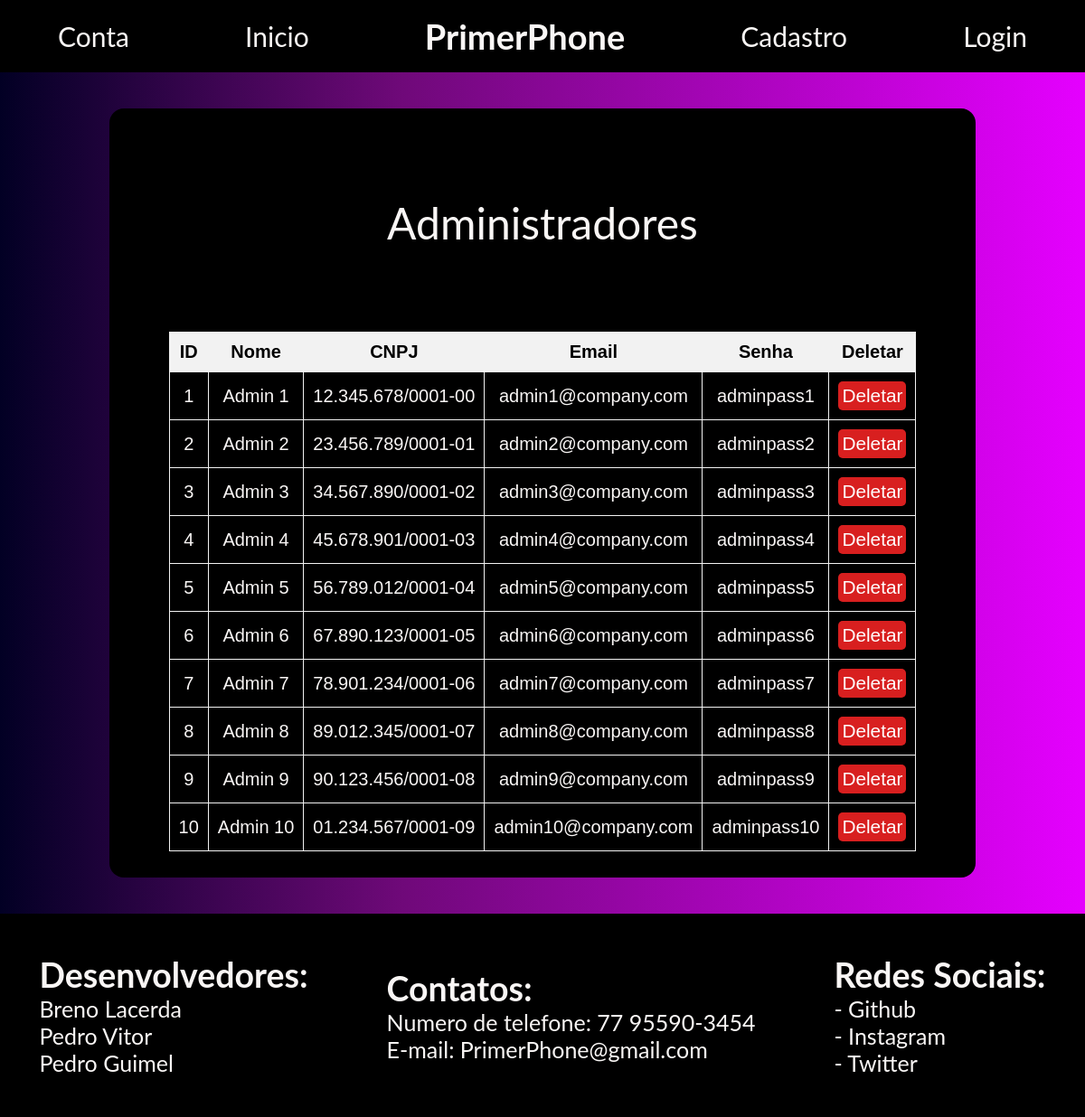
The page /primer/dados/administradores.php on the database its author committed.
### tables this page shows
CREATE TABLE adm (
    id INT PRIMARY KEY AUTO_INCREMENT,
    nome VARCHAR(100) NOT NULL,
    cnpj VARCHAR(18) UNIQUE,
    email VARCHAR(100) UNIQUE NOT NULL,
    senha VARCHAR(255) NOT NULL
);

### primer/dados/administradores.php (the view, shortened to what this page needs)
<?php
require_once '../cruds/conexao.php';
function formatarCNPJ($cnpj) {
    $cnpj = preg_replace('/\D/', '', $cnpj);
    if (strlen($cnpj) == 14) {
        return preg_replace('/^(\d{2})(\d{3})(\d{3})(\d{4})(\d{2})$/', '$1.$2.$3/$4-$5', $cnpj);
    }
    return $cnpj;
}
$sql = "
    SELECT *
    FROM adm
    ORDER BY id ASC
";
$stmt = $pdo->prepare($sql);
$stmt->execute();
$admins = $stmt->fetchAll(PDO::FETCH_ASSOC);
?>
<!DOCTYPE html>
<html lang="pt-br">
<head>
    <link rel="stylesheet" href="../css/index.css">
    <link rel="stylesheet" href="../css/dados.css">
</head>
<body>
    <div class="subnav">
        <a href="../sessao/sessao.php">Conta</a>
        <a href="../sessao/user.php">Inicio</a>
        <div class="log">
            <h1><b><a href="../index.html">PrimerPhone</a></b></h1>
        </div>
        <a href="../php/cadastrouser.php">Cadastro</a>
        <a href="../php/loginuser.php">Login</a>
    </div>
    <main>
        <div class="Inform">
            <h1>Administradores</h1>
            <table id="customers">
                <tr>
                    <th>ID</th>
                    <th>Nome</th>
                    <th>CNPJ</th>
                    <th>Email</th>
                    <th>Senha</th>
                    <th>Deletar</th>
                </tr>
                <?php foreach ($admins as $admin) { ?>
                    <tr>
                        <td><?php echo $admin['id']; ?></td>
                        <td><?php echo $admin['nome']; ?></td>
                        <td><?php echo formatarCNPJ($admin['cnpj']); ?></td>
                        <td><?php echo $admin['email']; ?></td>
                        <td><?php echo $admin['senha']; ?></td>
                        <td>
                            <form method="post" action="delete_alter/deleteAdm.php">
                                <button type="submit" class="deletar" onclick="return confirm('Tem certeza que deseja deletar?');">Deletar</button>
                            </form>
                        </td>
                    </tr>
                <?php } ?>
            </table>
        </div>
    </main>
    <footer>
        <div class="names">
            <h2>Desenvolvedores:</h2>
            <p>Breno Lacerda</p>
            <p>Pedro Vitor</p>
            <p>Pedro Guimel</p>
        </div>
        <div class="names">
            <h2>Contatos:</h2>
            <p>Numero de telefone: 77 95590-3454</p>
            <p>E-mail: PrimerPhone@gmail.com</p>
        </div>
        <div class="names">
            <h2>Redes Sociais:</h2>
            <p>- Github</p>
            <p>- Instagram</p>
            <p>- Twitter</p>
        </div>
    </footer>
</body>
</html>

### primer/css/index.css (style rules this page uses)
* { margin: 0%; padding: 0; color: #F9F6F5; }
body { background-color: #F9F6F5; font-family: "Lato", sans-serif; }
.subnav h1 { font-size: 38px; opacity: 1; }
.subnav { display: flex; justify-content: space-around; align-items: center; background-color: #000000; height: 10dvh; position: sticky; top: 0; }
a, h1 { all: inherit; cursor: pointer; font-size: 30px; }
main { height: auto; background: linear-gradient(90deg, #020024 0%, #6f0979 37%, #e500ff 100%); display: flex; flex-direction: column; }
footer { height: 225px; background-color: #000000; display: flex; justify-content: space-around; align-items: center; }
footer .names { font-size: 25px; }
h1 a { font-size: 38px }

### primer/css/dados.css (style rules this page uses)
#customers { font-family: Arial, Helvetica, sans-serif; border-collapse: collapse; height: 100%; width: 100%; display: flex; flex-direction: column; align-items: center; justify-content: center; text-align: center; }
#customers td, #customers th { border: 1px solid #f2f2f2; padding: 10px; font-size: 2.5dvh; }
#customers th { background-color: #f2f2f2; color: #000000; }
td .deletar { all: inherit; cursor: pointer; background: #d81f1f; color: #ffffff; font-size: 2.6dvh; padding: .5dvh; border-radius: 5px; transition: all .3s; }
.compras, .Inform { gap: 3dvh; width: 50%; padding: 5dvh; display: flex; flex-direction: column; align-items: center; justify-content: center; background: #000000; border-radius: 2dvh; }
.Inform { margin-top: 2dvh; }
.compras h2, .Inform h2, .Inform h1 { font-size: 6dvh; }

### primer/dados/administradores.php (style rules this page uses)
main { display: flex; flex-direction: column; align-items: center; justify-content: center; }
.Inform { width: 75%; margin: 5dvh 0; text-align: center; padding: 3.6dvh; font-size: .6dvh; }
table { width: 110%; border-collapse: collapse; text-align: center; }
.deletar, .alterar { cursor: pointer; }

### rows shown on the page
adm: id "1", nome "Admin 1", cnpj "12.345.678/0001-00", email "admin1@company.com", senha "adminpass1"
adm: id "2", nome "Admin 2", cnpj "23.456.789/0001-01", email "admin2@company.com", senha "adminpass2"
adm: id "3", nome "Admin 3", cnpj "34.567.890/0001-02", email "admin3@company.com", senha "adminpass3"
adm: id "4", nome "Admin 4", cnpj "45.678.901/0001-03", email "admin4@company.com", senha "adminpass4"
adm: id "5", nome "Admin 5", cnpj "56.789.012/0001-04", email "admin5@company.com", senha "adminpass5"
adm: id "6", nome "Admin 6", cnpj "67.890.123/0001-05", email "admin6@company.com", senha "adminpass6"
adm: id "7", nome "Admin 7", cnpj "78.901.234/0001-06", email "admin7@company.com", senha "adminpass7"
adm: id "8", nome "Admin 8", cnpj "89.012.345/0001-07", email "admin8@company.com", senha "adminpass8"
adm: id "9", nome "Admin 9", cnpj "90.123.456/0001-08", email "admin9@company.com", senha "adminpass9"
adm: id "10", nome "Admin 10", cnpj "01.234.567/0001-09", email "admin10@company.com", senha "adminpass10"
